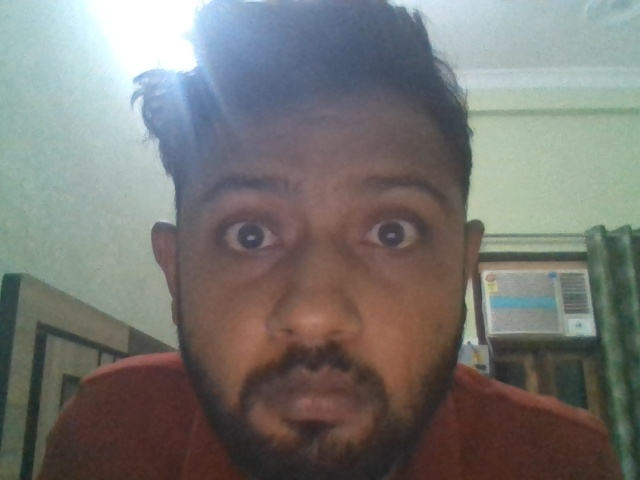
#> input picture iris_image.jpg, 640 x 480 px, found by its file name
$ jupyter execute 'IRIS Detection.ipynb'
#> lines starting #> are read from the running program, lines starting #| are printed output that depends on the picture; after the words box and inside, x2 and y2 are one past the last pixel; in counts of white or black regions, pixels touching at a corner belong together
[cell 1]
import cv2
import numpy as np

# Load the image containing an iris
image_path = r'C:\Users\lenovo\Downloads\iris_image.jpg'

# Attempt to read the image
iris_image = cv2.imread(image_path)
#> iris_image is the input picture: shape (480, 640, 3); mean B, G, R 114.6, 118.4, 119.1

# Check if the image was successfully loaded
if iris_image is not None:
    # Convert the image to grayscale
    gray = cv2.cvtColor(iris_image, cv2.COLOR_BGR2GRAY)
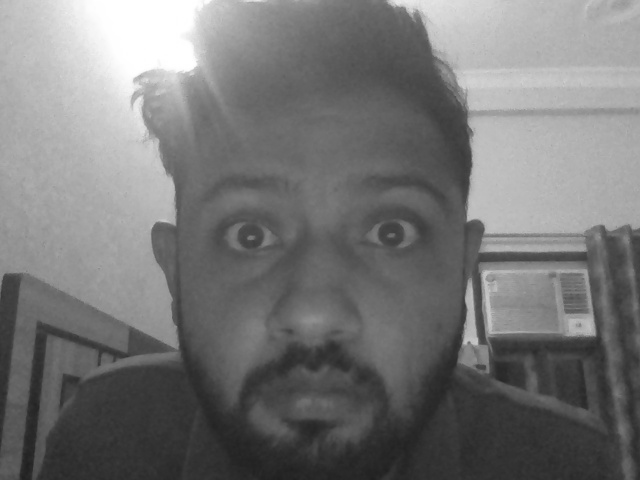
#> gray: shape (480, 640); min 31, max 255, mean 118.2

    # Apply Gaussian blur to reduce noise and enhance edges
    blurred = cv2.GaussianBlur(gray, (5, 5), 0)

    # Use the Hough Circle Transform to detect circles (iris)
    circles = cv2.HoughCircles(
        blurred,
        cv2.HOUGH_GRADIENT,
        dp=1,
        minDist=30,
        param1=50,
        param2=30,
        minRadius=10,
        maxRadius=100
    )
#> circles = [[536.5, 313.5, 76.3], [510.5, 296.5, 45.5], [568.5, 330.5, 93.8], [537.5, 281.5, 51.9], [575.5, 278.5, 34.7], [401.5, 233.5, 12.9], [512.5, 370.5, 24]]

    if circles is not None:
        circles = np.uint16(np.around(circles))
#> circles = [[536, 314, 76], [510, 296, 46], [568, 330, 94], [538, 282, 52], [576, 278, 35], [402, 234, 13], [512, 370, 24]]

        for circle in circles[0, :]:
            x, y, r = circle
            # Draw the outer circle
            cv2.circle(iris_image, (x, y), r, (0, 255, 0), 2)
            # Draw a small circle at the center
            cv2.circle(iris_image, (x, y), 2, (0, 0, 255), 3)
#> this loop made 7 passes
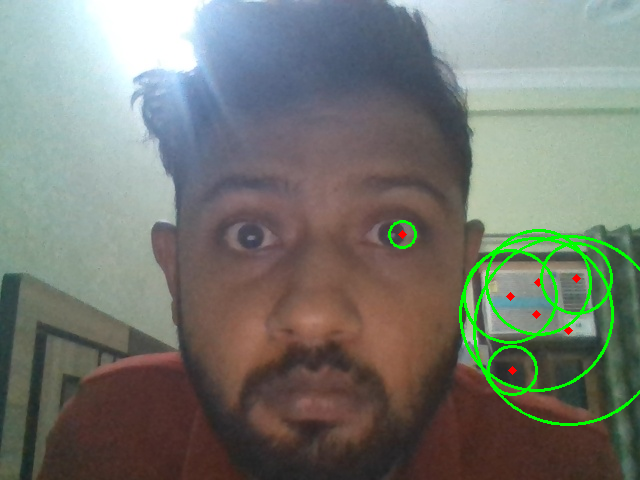
#> iris_image: shape (480, 640, 3); 1.88% of pixels changed, all inside (x1, y1, x2, y2) = (388, 220, 640, 426)

        # Display the image with iris detection
        cv2.imshow('Iris Detection', iris_image)
        cv2.waitKey(0)
        cv2.destroyAllWindows()
    else:
        print("Iris not detected.")
else:
    print(f"Failed to load the image at '{image_path}'. Make sure the file exists and is a valid image format.")
